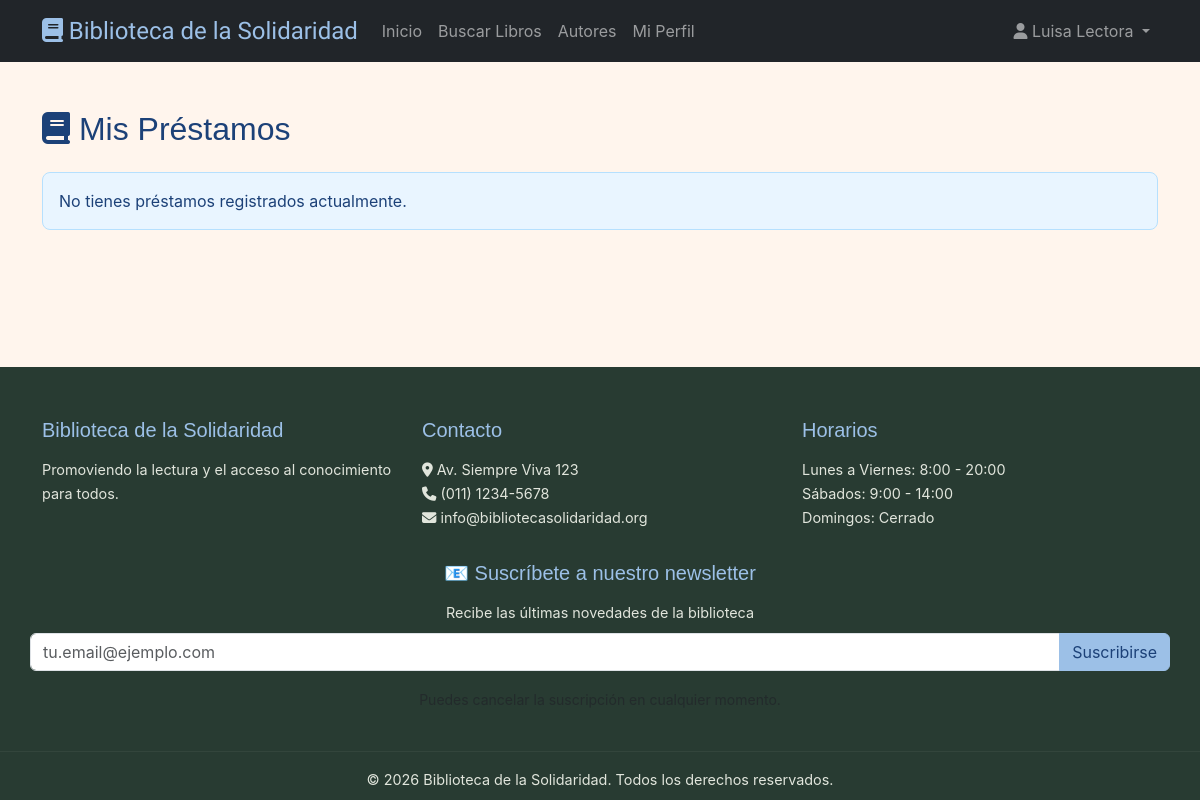
/loans/my/ (signed in), run on an earlier commit of the app's database.
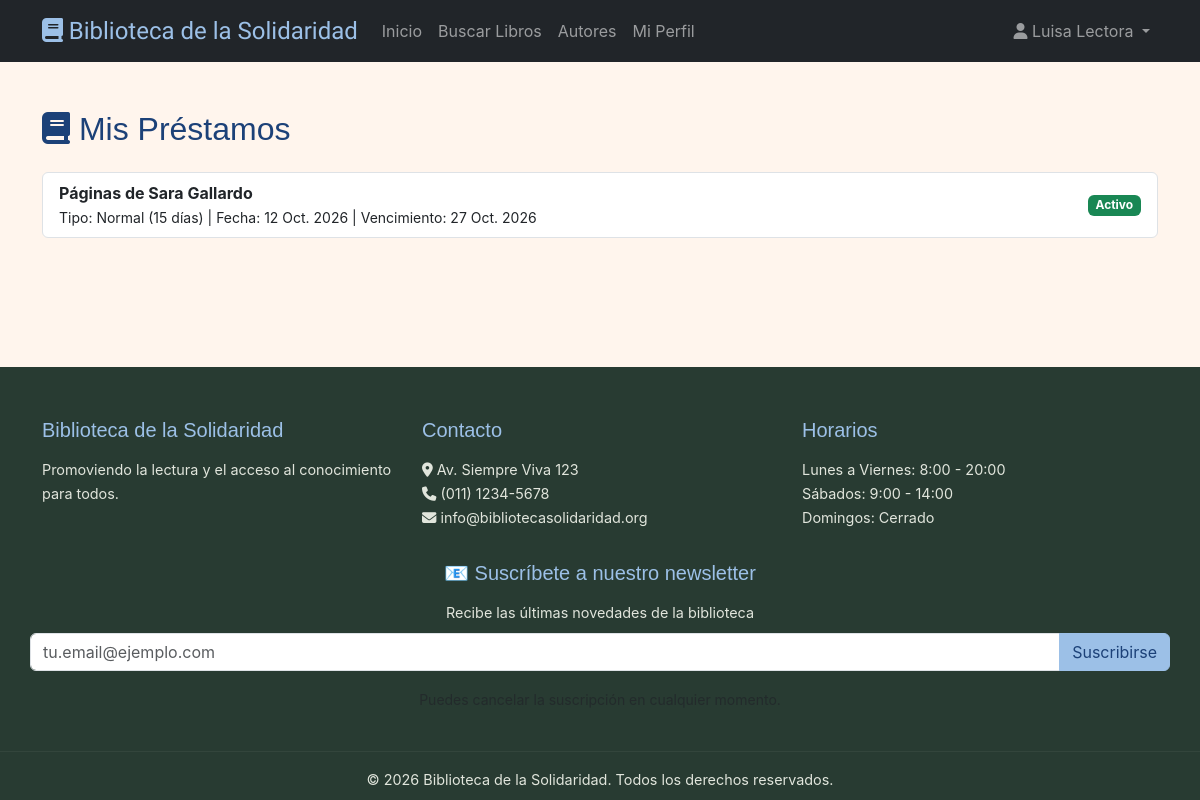
And on a later commit of the database.
### apps/loans/models.py (models this page shows, shortened)
class Loan(models.Model):
    LOAN_TYPES = (
        ('normal', 'Normal (15 días)'),
        ('express', 'Express (3 días)'),
        ('summer', 'Verano (2 meses)'),
    )
    objects = LoanQuerySet.as_manager()
    LOAN_DURATION = {
        'normal': 15,
        'express': 3,
        'summer': 60,
    }
    user = models.ForeignKey(User, on_delete=models.CASCADE, related_name='loans')
    book = models.ForeignKey('books.Book', on_delete=models.CASCADE, related_name='loans')
    stock_item = models.ForeignKey(
        'books.BookStock',
        on_delete=models.SET_NULL,
        null=True,
        blank=True,
        related_name='loans',
    )
    loan_type = models.CharField(max_length=10, choices=LOAN_TYPES, default='normal')
    loan_date = models.DateField(auto_now_add=True)
    due_date = models.DateField()
    return_date = models.DateField(null=True, blank=True)
    status = models.CharField(max_length=20, choices=(
        ('active', 'Activo'),
        ('returned', 'Devuelto'),
        ('overdue', 'Vencido'),
        ('lost', 'Perdido'),
    ), default='active')
    renewal_count = models.IntegerField(default=0)
    max_renewals = models.IntegerField(default=2)
    class Meta:
        db_table = 'loans'
        verbose_name = 'Préstamo'
        verbose_name_plural = 'Préstamos'
        indexes = [
            models.Index(fields=['user', 'status']),
            models.Index(fields=['status', '-due_date']),
            models.Index(fields=['return_date']),
        ]

### apps/books/models.py (models this page shows, shortened)
class Book(models.Model):
    openlibrary_id = models.CharField(
        max_length=50, unique=True, blank=True, null=True, db_index=True
    )
    title = models.CharField(max_length=500, db_index=True)
    authors = models.ManyToManyField(Author, related_name='books', blank=True)
    publish_date = models.CharField(max_length=100, blank=True)
    description = models.TextField(blank=True)
    number_of_pages = models.IntegerField(blank=True, null=True)
    isbn = models.ManyToManyField(ISBN, related_name='books', blank=True)
    cover_url = models.URLField(blank=True)
    categories = models.ManyToManyField(Category, related_name='books')
    stock = models.IntegerField(default=0)
    available = models.BooleanField(default=True)
    created_at = models.DateTimeField(auto_now_add=True)
    updated_at = models.DateTimeField(auto_now=True)
    objects = BookQuerySet.as_manager()
    class Meta:
        db_table = 'books'
        verbose_name = 'Libro'
        verbose_name_plural = 'Libros'
        indexes = [
            models.Index(fields=['title']),
            models.Index(fields=['-created_at']),
            models.Index(fields=['available', 'stock']),
        ]

### apps/loans/views.py (the view)
# urls.py: path('my/', UserLoansView.as_view(), name='user_loans'),
class UserLoansView(LoginRequiredMixin, ListView):
    template_name = "loans/user_loans.html"
    context_object_name = "loans"
    def get_queryset(self):
        return Loan.objects.filter(user=self.request.user).select_related("book").order_by("-loan_date")

### templates/loans/user_loans.html
{% extends "base.html" %} {% block title %}Mis Préstamos{% endblock %} {% block content %}
<div class="container mt-5">
    <h2 class="mb-4"><i class="fas fa-book"></i> Mis Préstamos</h2>
    {% if loans %}
    <div class="list-group">
        {% for loan in loans %}
        <div class="list-group-item d-flex justify-content-between align-items-center">
            <div>
                <strong>{{ loan.book.title }}</strong><br />
                <small> Tipo: {{ loan.get_loan_type_display }} | Fecha: {{ loan.loan_date }} | Vencimiento: {{ loan.due_date }} </small>
            </div>
            {% if loan.status == 'active' %}
            <span class="badge bg-success">Activo</span>
            {% elif loan.status == 'overdue' %}
            <span class="badge bg-danger">Vencido</span>
            {% elif loan.status == 'returned' %}
            <span class="badge bg-secondary">Devuelto</span>
            {% else %}
            <span class="badge bg-warning text-dark">{{ loan.get_status_display }}</span>
            {% endif %}
        </div>
        {% endfor %}
    </div>
    {% else %}
    <div class="alert alert-info mt-4">No tienes préstamos registrados actualmente.</div>
    {% endif %}
</div>
{% endblock %}

What changed in the data, as far as the page shows it:
added Loan: book "Páginas de Sara Gallardo", loan_type "Normal (15 días)", loan_date "12 Oct. 2026", due_date "27 Oct. 2026", status "Activo"
Also different on the page:
text no longer shown: "No tienes préstamos registrados actualmente."
